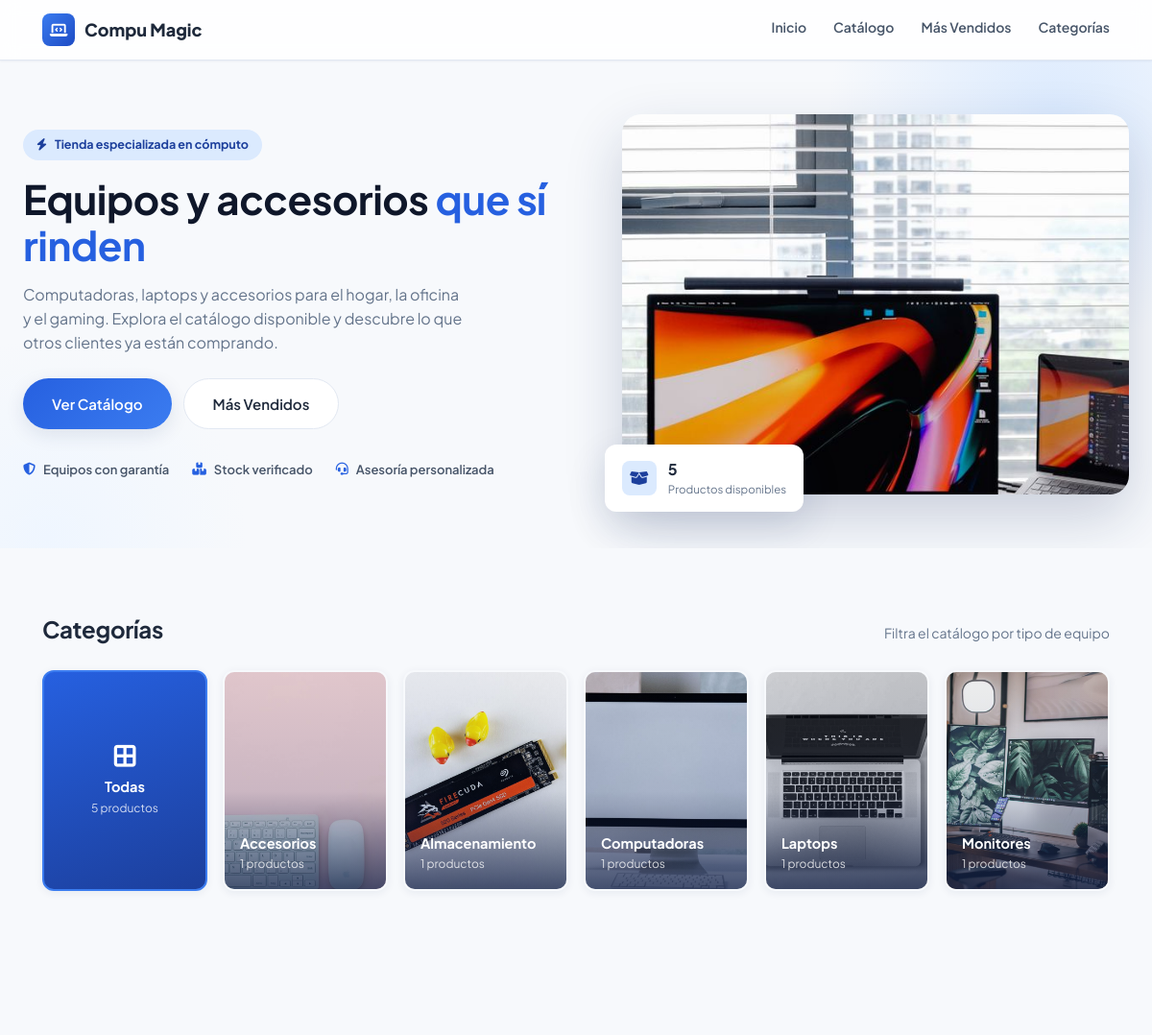
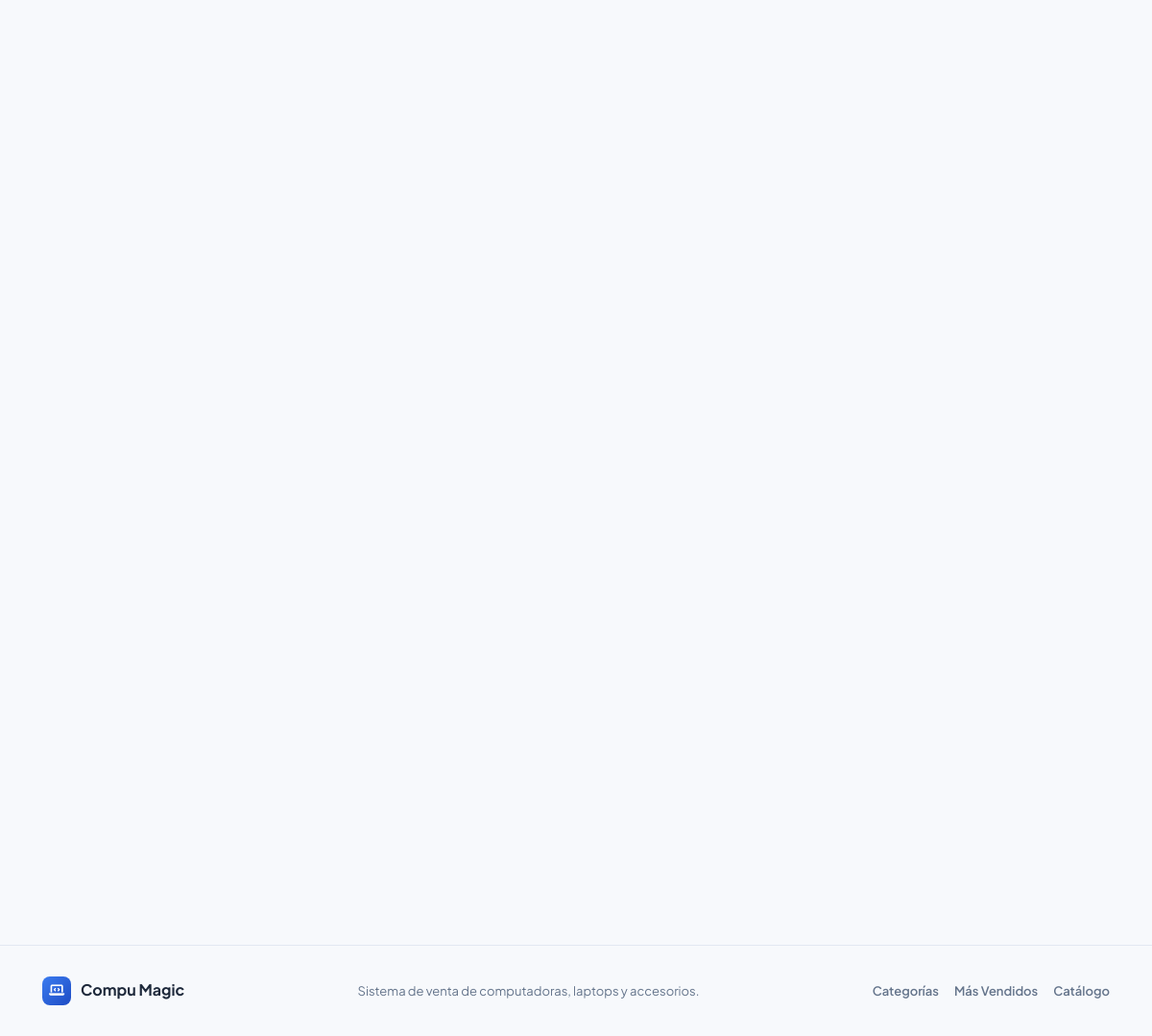
The page / on the database its author committed (2 pictures, top to bottom).
### tables this page shows
CREATE TABLE categorias (
    id INT AUTO_INCREMENT PRIMARY KEY,
    nombre VARCHAR(100) NOT NULL,
    descripcion TEXT,
    fecha_creacion TIMESTAMP DEFAULT CURRENT_TIMESTAMP
);

### index.php (the view, shortened to what this page needs)
<?php
require_once 'includes/funciones.php';
$categoria_seleccionada = (int) ($_GET['categoria'] ?? 0);
$categorias = $conexion->query("SELECT c.*, COUNT(p.id) as total_productos
                                 FROM categorias c
                                 LEFT JOIN productos p ON p.categoria_id = c.id AND p.activo = 1
                                 GROUP BY c.id
                                 ORDER BY c.nombre ASC");
$total_productos_activos = $conexion->query("SELECT COUNT(*) as total FROM productos WHERE activo = 1")->fetch_assoc()['total'];
$imagenes_categoria = [
    'Computadoras' => 'cat-computadoras.jpg',
    'Laptops' => 'cat-laptops.jpg',
    'Accesorios' => 'cat-accesorios.jpg',
    'Monitores' => 'cat-monitores.jpg',
    'Almacenamiento' => 'cat-almacenamiento.jpg',
];
?>
<!DOCTYPE html>
<html lang="es">
<head>
    <link rel="stylesheet" href="assets/css/style.css">
    <link rel="stylesheet" href="https://cdnjs.cloudflare.com/ajax/libs/font-awesome/6.4.0/css/all.min.css">
</head>
<body class="public-body">
<header class="public-header">
    <div class="public-header-inner">
        <div class="public-logo"><i class="fas fa-laptop-code"></i> Compu Magic</div>
        <nav class="public-nav">
            <a href="index.php">Inicio</a>
            <a href="#catalogo">Catálogo</a>
            <a href="#mas-vendidos">Más Vendidos</a>
            <a href="#categorias">Categorías</a>
        </nav>
    </div>
</header>
<section class="hero">
    <div class="hero-inner">
        <div class="hero-texto">
            <span class="hero-eyebrow"><i class="fas fa-bolt"></i> Tienda especializada en cómputo</span>
            <h1>Equipos y accesorios <span>que sí rinden</span></h1>
            <p>Computadoras, laptops y accesorios para el hogar, la oficina y el gaming. Explora el catálogo disponible y descubre lo que otros clientes ya están comprando.</p>
            <div class="hero-acciones">
                <a href="#catalogo" class="btn btn-lg btn-hero">Ver Catálogo</a>
                <a href="#mas-vendidos" class="btn btn-lg btn-hero-secundario">Más Vendidos</a>
            </div>
            <div class="hero-trust">
                <div><i class="fas fa-shield-halved"></i> Equipos con garantía</div>
                <div><i class="fas fa-boxes-stacked"></i> Stock verificado</div>
                <div><i class="fas fa-headset"></i> Asesoría personalizada</div>
            </div>
        </div>
        <div class="hero-imagen">
            <div class="hero-imagen-marco">
                <img src="assets/img/hero.jpg" alt="Escritorio con equipo de cómputo Compu Magic">
            </div>
            <div class="hero-imagen-chip">
                <i class="fas fa-box-open"></i>
                <div>
                    <strong><?php echo $total_productos_activos; ?></strong>
                    <span>Productos disponibles</span>
                </div>
            </div>
        </div>
    </div>
</section>
<main class="public-main">
    <section id="categorias" class="public-section reveal">
        <div class="public-section-head">
            <h2>Categorías</h2>
            <p>Filtra el catálogo por tipo de equipo</p>
        </div>
        <div class="categoria-grid">
            <a href="index.php" class="categoria-card sin-foto <?php echo $categoria_seleccionada == 0 ? 'activa' : ''; ?>">
                <div class="categoria-card-info">
                    <i class="fas fa-border-all"></i>
                    <span>Todas</span>
                    <small><?php echo $total_productos_activos; ?> productos</small>
                </div>
            </a>
            <?php while ($cat = $categorias->fetch_assoc()): ?>
                <?php $imagen_cat = $imagenes_categoria[$cat['nombre']] ?? null; ?>
                <a href="index.php?categoria=<?php echo $cat['id']; ?>#catalogo" class="categoria-card <?php echo $imagen_cat ? '' : 'sin-foto'; ?> <?php echo $categoria_seleccionada == $cat['id'] ? 'activa' : ''; ?>">
                    <?php if ($imagen_cat): ?>
                        <img src="assets/img/<?php echo $imagen_cat; ?>" alt="<?php echo htmlspecialchars($cat['nombre']); ?>" loading="lazy">
                        <div class="velo-azul"></div>
                    <?php endif; ?>
                    <div class="categoria-card-info">
                        <span><?php echo htmlspecialchars($cat['nombre']); ?></span>
                        <small><?php echo $cat['total_productos']; ?> productos</small>
                    </div>
                </a>
            <?php endwhile; ?>
        </div>
    </section>
</main>
<footer class="public-footer">
    <div class="public-footer-inner">
        <div class="public-footer-brand"><i class="fas fa-laptop-code"></i> Compu Magic</div>
        <p>Sistema de venta de computadoras, laptops y accesorios.</p>
        <nav class="public-footer-links">
            <a href="#categorias">Categorías</a>
            <a href="#mas-vendidos">Más Vendidos</a>
            <a href="#catalogo">Catálogo</a>
        </nav>
    </div>
</footer>
</body>
</html>

### rows shown on the page
categorias: shows a picture, nombre "Accesorios", total_productos "1"
categorias: shows a picture, nombre "Almacenamiento", total_productos "1"
categorias: shows a picture, nombre "Computadoras", total_productos "1"
categorias: shows a picture, nombre "Laptops", total_productos "1"
categorias: shows a picture, nombre "Monitores", total_productos "1"

### other values the page prints
$total_productos_activos "5"
